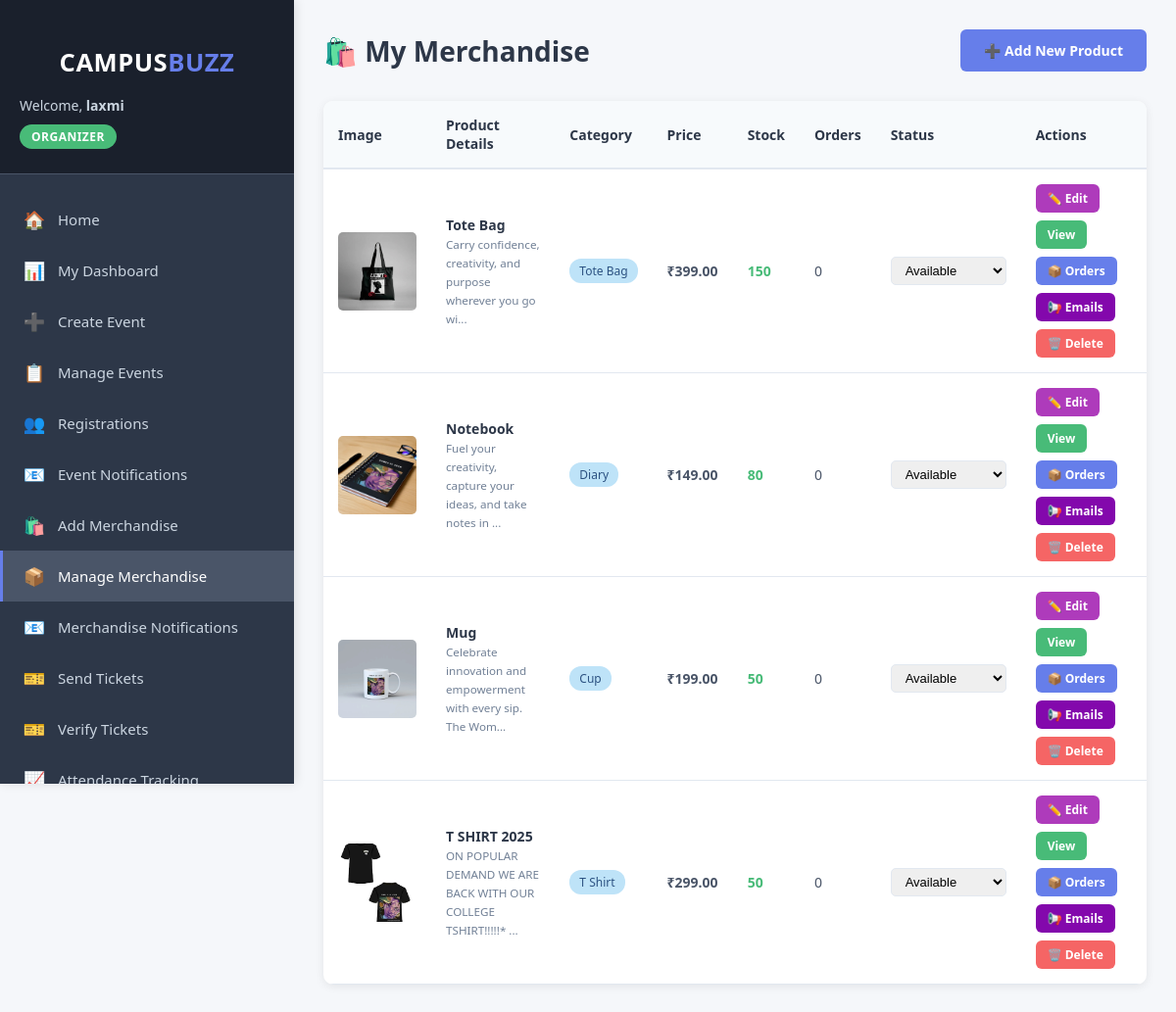
Page /organizer/manage_merchandise.php (signed in) on the committed database.
### tables this page shows
CREATE TABLE `merchandise` (
  `id` int(11) NOT NULL,
  `organizer_id` int(11) NOT NULL,
  `name` varchar(200) NOT NULL,
  `description` text DEFAULT NULL,
  `price` decimal(10,2) NOT NULL,
  `category` enum('t-shirt','oversized-tshirt','hoodie','cap','tote-bag','cup','sweatshirt','mask','diary','magazine','other') NOT NULL,
  `sizes_available` varchar(100) DEFAULT NULL,
  `size_guide` text DEFAULT NULL,
  `quantity_available` int(11) DEFAULT 0,
  `contact_info` varchar(200) DEFAULT NULL,
  `upi_id` varchar(100) DEFAULT NULL,
  `qr_image` varchar(255) DEFAULT NULL,
  `return_policy` text DEFAULT NULL,
  `distribution_date` date DEFAULT NULL,
  `distribution_venue` varchar(200) DEFAULT NULL,
  `distribution_time` time DEFAULT NULL,
  `status` enum('available','out_of_stock','discontinued') DEFAULT 'available',
  `created_at` timestamp NOT NULL DEFAULT current_timestamp()
);

### organizer/manage_merchandise.php (the view, shortened to what this page needs)
<?php
require_once '../config/database.php';
$organizer_id = $_SESSION['user_id'];
$merch_query = "SELECT m.*,
                (SELECT image_path FROM merchandise_images WHERE merchandise_id = m.id AND is_primary = 1 LIMIT 1) as primary_image,
                (SELECT COUNT(*) FROM merchandise_orders WHERE merchandise_id = m.id) as total_orders
                FROM merchandise m
                WHERE m.organizer_id = $organizer_id
                ORDER BY m.created_at DESC";
$merch_result = mysqli_query($conn, $merch_query);
?>
<!DOCTYPE html>
<html lang="en">
<head>
    <link rel="stylesheet" href="../assets/css/style.css">
</head>
<body>
    <div class="dashboard-container">
        <?php include '../includes/sidebar.php'; ?>
        <main class="main-content">
            <div class="content-header">
                <h1>🛍️ My Merchandise</h1>
                <a href="create_merchandise.php" class="btn btn-primary">➕ Add New Product</a>
            </div>
            <?php if(mysqli_num_rows($merch_result) > 0): ?>
                <div class="table-container">
                    <table>
                        <thead>
                            <tr>
                                <th>Image</th>
                                <th>Product Details</th>
                                <th>Category</th>
                                <th>Price</th>
                                <th>Stock</th>
                                <th>Orders</th>
                                <th>Status</th>
                                <th>Actions</th>
                            </tr>
                        </thead>
                        <tbody>
                            <?php while($merch = mysqli_fetch_assoc($merch_result)): ?>
                                <tr>
                                    <td>
                                        <?php if($merch['primary_image']): ?>
                                            <img src="../uploads/merchandise/<?php echo htmlspecialchars($merch['primary_image']); ?>"
                                                 alt="Product" style="width: 80px; height: 80px; object-fit: cover; border-radius: 5px;">
                                        <?php else: ?>
                                            <div style="width: 80px; height: 80px; background: #e2e8f0; display: flex; align-items: center; justify-content: center; border-radius: 5px; font-size: 30px;">
                                                🛍️
                                            </div>
                                        <?php endif; ?>
                                    </td>
                                    <td>
                                        <strong style="color: #2d3748;"><?php echo htmlspecialchars($merch['name']); ?></strong><br>
                                        <small style="color: #718096;">
                                            <?php echo htmlspecialchars(substr($merch['description'], 0, 60)); ?>...
                                        </small>
                                    </td>
                                    <td>
                                        <span style="padding: 4px 10px; background: #bee3f8; color: #2c5282; border-radius: 12px; font-size: 12px;">
                                            <?php echo ucwords(str_replace('-', ' ', $merch['category'])); ?>
                                        </span>
                                    </td>
                                    <td><strong>₹<?php echo number_format($merch['price'], 2); ?></strong></td>
                                    <td>
                                        <strong style="color: <?php echo $merch['quantity_available'] > 0 ? '#48bb78' : '#f56565'; ?>">
                                            <?php echo $merch['quantity_available']; ?>
                                        </strong>
                                    </td>
                                    <td><?php echo $merch['total_orders']; ?></td>
                                    <td>
                                        <select onchange="changeStatus(<?php echo $merch['id']; ?>, this.value)"
                                                style="padding: 5px 10px; border: 1px solid #e2e8f0; border-radius: 5px; font-size: 13px;">
                                            <option value="available" <?php echo $merch['status'] == 'available' ? 'selected' : ''; ?>>Available</option>
                                        </select>
                                    </td>
                                    <td>
                                        <div class="action-buttons">
                                            <a href="edit_merchandise.php?id=<?php echo $merch['id']; ?>"
                                               class="btn btn-sm btn-secondary" title="Edit">✏️ Edit</a>
                                            <a href="view_merchandise.php?id=<?php echo $merch['id'];?>"
                                               class="btn btn-sm btn-success" >View</a>
                                            <a href="view_orders.php?merch_id=<?php echo $merch['id']; ?>"
                                               class="btn btn-sm btn-primary" title="View Orders">📦 Orders</a>
                                            <a href="send_merch_notification.php?merch_id=<?php echo $merch['id']; ?>"
                                               class="btn btn-sm" style="background: #8308ac; color: white;"
                                               title="Send Promotion">📢 Emails</a>
                                            <a href="?delete=<?php echo $merch['id']; ?>"
                                               class="btn btn-sm btn-danger"
                                               onclick="return confirm('Are you sure you want to delete this product?')"
                                               title="Delete">🗑️ Delete</a>
                                        </div>
                                    </td>
                                </tr>
                            <?php endwhile; ?>
                        </tbody>
                    </table>
                </div>
            <?php endif; ?>
        </main>
    </div>
</body>
</html>

### assets/css/style.css (style rules this page uses)
* { margin: 0; padding: 0; box-sizing: border-box; }
body { font-family: 'Segoe UI', Tahoma, Geneva, Verdana, sans-serif; background: #f5f7fa; }
.btn { padding: 12px 24px; border: none; border-radius: 6px; cursor: pointer; font-size: 14px; font-weight: 600; transition: all 0.3s; text-decoration: none; display: inline-block; }
.btn-primary { background: #667eea; color: white; }
.btn-secondary { background: #ae3bbb; color: white; }
.btn-success { background: #48bb78; color: white; }
.btn-danger { background: #f56565; color: white; }
.dashboard-container { display: flex; min-height: 100vh; }
.main-content { margin-left: 0; width: 100%; padding: 30px; padding-top: 80px; background: #f5f7fa; min-height: 100vh; transition: all 0.3s ease; }
.content-header { display: flex; justify-content: space-between; align-items: center; margin-bottom: 30px; flex-wrap: wrap; gap: 20px; }
.content-header h1 { color: #2d3748; font-size: 28px; }
.table-container { background: white; border-radius: 10px; box-shadow: 0 2px 10px rgba(0, 0, 0, 0.08); overflow: hidden; }
table { width: 100%; border-collapse: collapse; }
table thead { background: #f7fafc; }
table th { padding: 15px; text-align: left; font-weight: 600; color: #2d3748; font-size: 14px; border-bottom: 2px solid #e2e8f0; }
table td { padding: 15px; color: #4a5568; font-size: 14px; border-bottom: 1px solid #e2e8f0; }
.action-buttons { display: flex; gap: 8px; flex-wrap: wrap; }
.btn-sm { padding: 6px 12px; font-size: 12px; }
.action-buttons .btn-sm { padding: 6px 12px; font-size: 12px; white-space: nowrap; }
table td span[style*="background"] { display: inline-block; white-space: nowrap; }
table td img { display: block; }
@media (min-width: 1200px) { .main-content { margin-left: 300px; width: calc(100% - 300px); padding-top: 30px; } }

### rows in the picture
merchandise: shows a picture, name "Tote Bag", description "Carry confidence, creativity, and purpose wherever you go wi", category "Tote Bag", price "399.00", quantity_available "150", total_orders "0", status+id "Available"
merchandise: shows a picture, name "Notebook", description "Fuel your creativity, capture your ideas, and take notes in", category "Diary", price "149.00", quantity_available "80", total_orders "0", status+id "Available"
merchandise: shows a picture, name "Mug", description "Celebrate innovation and empowerment with every sip. The Wom", category "Cup", price "199.00", quantity_available "50", total_orders "0", status+id "Available"
merchandise: shows a picture, name "T SHIRT 2025", description "ON POPULAR DEMAND WE ARE BACK WITH OUR COLLEGE TSHIRT!!!!!*", category "T Shirt", price "299.00", quantity_available "50", total_orders "0", status+id "Available"

### other values in the picture
$_SESSION['full_name'] "laxmi"
$_SESSION['role'] "ORGANIZER"
